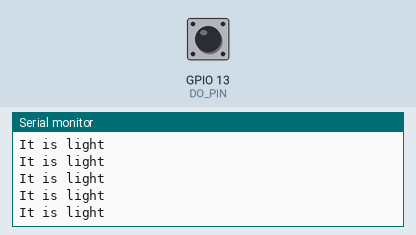
Simulated run of this sketch. Board: ESP32. Shown: the last lines printed to the serial monitor. Inputs (shaded band) come from the test bench; at power-on: GPIO 13 (DO_PIN) LOW.

Above: at 1.2 s.
1.3 s: GPIO 13 (DO_PIN) driven HIGH
At 2.3 s:
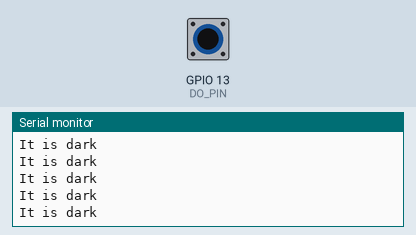
3.2 s: GPIO 13 (DO_PIN) pulsed LOW 5 times (0.12 s each, 0.3 s apart)
7.7 s: GPIO 13 (DO_PIN) driven LOW
At 8.6 s:
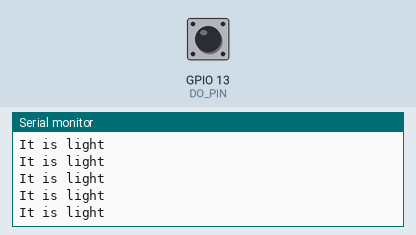
10.7 s: GPIO 13 (DO_PIN) driven HIGH
At 11.4 s:
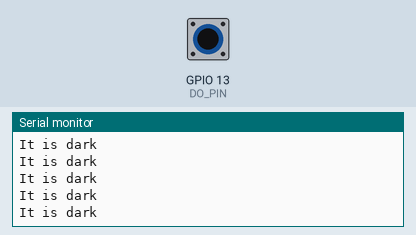
13.7 s: GPIO 13 (DO_PIN) driven LOW
At 14.8 s:
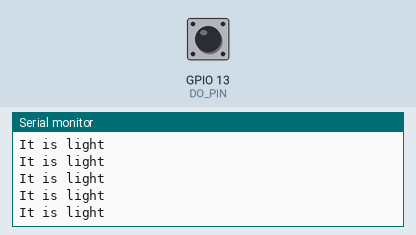
16.7 s: GPIO 13 (DO_PIN) driven HIGH
At 17.3 s:
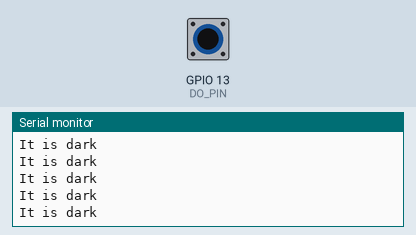

The sketch:

ldr_withD0.ino
```cpp
#define DO_PIN 13  // ESP32's pin GPIO13 connected to DO pin of the ldr module

void setup() {
  // initialize serial communication
  Serial.begin(9600);
  // initialize the ESP32's pin as an input
  pinMode(DO_PIN, INPUT);
}

void loop() {
  int lightState = digitalRead(DO_PIN);

  if (lightState == HIGH)
    Serial.println("It is dark");
  else
    Serial.println("It is light");
}
```

Measured:
- after the input at 1.3 s, the serial monitor: prints a new line at once (image 1)
- after the input at 7.7 s, the serial monitor: prints a new line at once (image 2)
- after the input at 10.7 s, the serial monitor: prints a new line at once (image 3)
- after the input at 13.7 s, the serial monitor: prints a new line at once (image 4)
- after the input at 16.7 s, the serial monitor: prints a new line at once (image 5)
